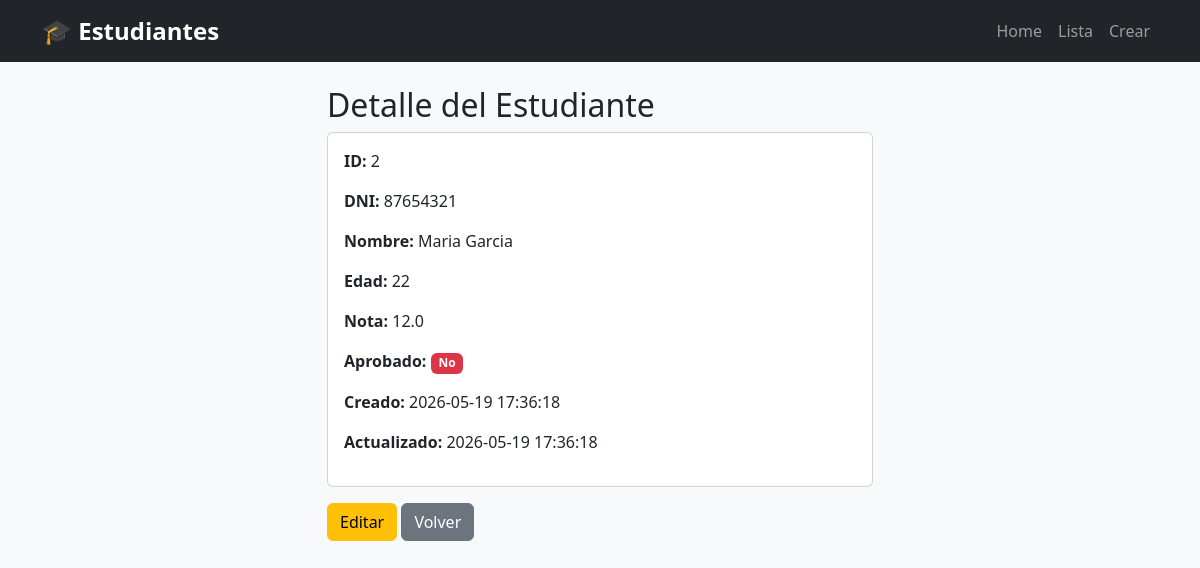
/students/2, run on the app's committed database.
### tables this page shows
CREATE TABLE students (
    id INTEGER PRIMARY KEY AUTOINCREMENT,
    dni TEXT NOT NULL UNIQUE,
    name TEXT NOT NULL,
    age INTEGER,
    grade REAL,
    is_approved INTEGER DEFAULT 0,
    created_at TIMESTAMP NOT NULL DEFAULT CURRENT_TIMESTAMP,
    updated_at TIMESTAMP NOT NULL DEFAULT CURRENT_TIMESTAMP
);

### app/routes/students.py (the view)
@students_bp.route("/<int:student_id>", methods=["GET"])
def get_single_student(student_id):
    db = get_db_connection()
    student = db.execute("SELECT * FROM students WHERE id = ?", (student_id,)).fetchone()
    if student is None:
        abort(404)
    return render_template("student/single.html", student=student)

### app/database.py (called while the page is built)
def get_db_connection():
    if 'db' not in g:
        g.db = sqlite3.connect("students.db")
        g.db.row_factory = sqlite3.Row
    return g.db

def close_db_connection(exception=None):
    db = g.pop('db', None)
    if db is not None:
        db.close()

### app/templates/student/single.html
{% extends "base.html" %}
{% block content %}
<div class="row justify-content-center">
    <div class="col-md-6">
        <h2>Detalle del Estudiante</h2>
        <div class="card">
            <div class="card-body">
                <p><strong>ID:</strong> {{ student['id'] }}</p>
                <p><strong>DNI:</strong> {{ student['dni'] }}</p>
                <p><strong>Nombre:</strong> {{ student['name'] }}</p>
                <p><strong>Edad:</strong> {{ student['age'] }}</p>
                <p><strong>Nota:</strong> {{ student['grade'] }}</p>
                <p><strong>Aprobado:</strong>
                    {% if student['is_approved'] %}
                        <span class="badge bg-success">Sí</span>
                    {% else %}
                        <span class="badge bg-danger">No</span>
                    {% endif %}
                </p>
                <p><strong>Creado:</strong> {{ student['created_at'] }}</p>
                <p><strong>Actualizado:</strong> {{ student['updated_at'] }}</p>
            </div>
        </div>
        <div class="mt-3">
            <a href="/students/update/{{ student['id'] }}" class="btn btn-warning">Editar</a>
            <a href="/students/" class="btn btn-secondary">Volver</a>
        </div>
    </div>
</div>
{% endblock %}

### app/static/main.css (style rules this page uses)
body { background-color: #f8f9fa; }

### data on the page
students: id "2", dni "87654321", name "Maria Garcia", age "22", grade "12.0", created_at "2026-05-19 17:36:18", updated_at "2026-05-19 17:36:18"
